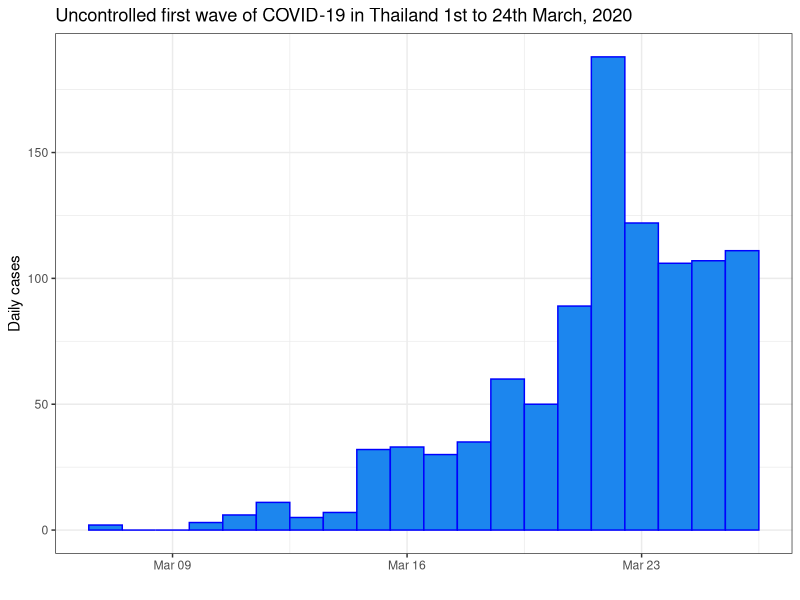
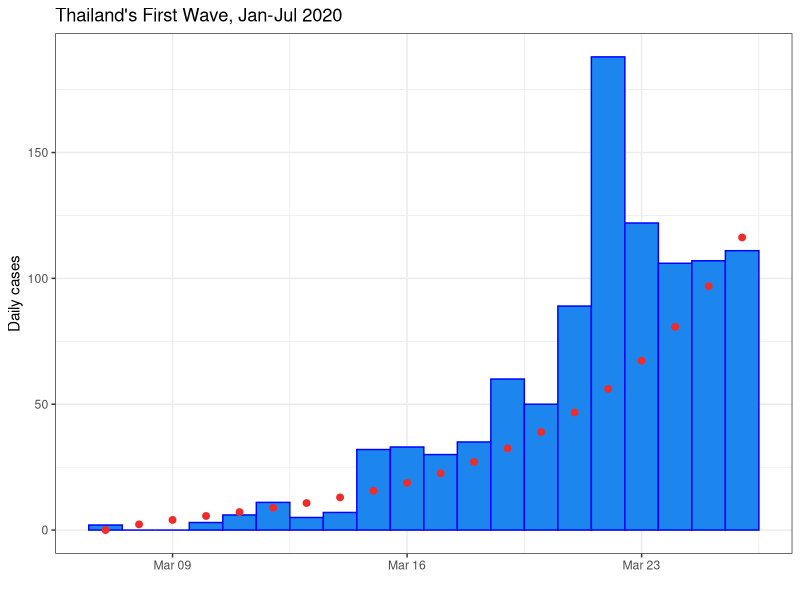
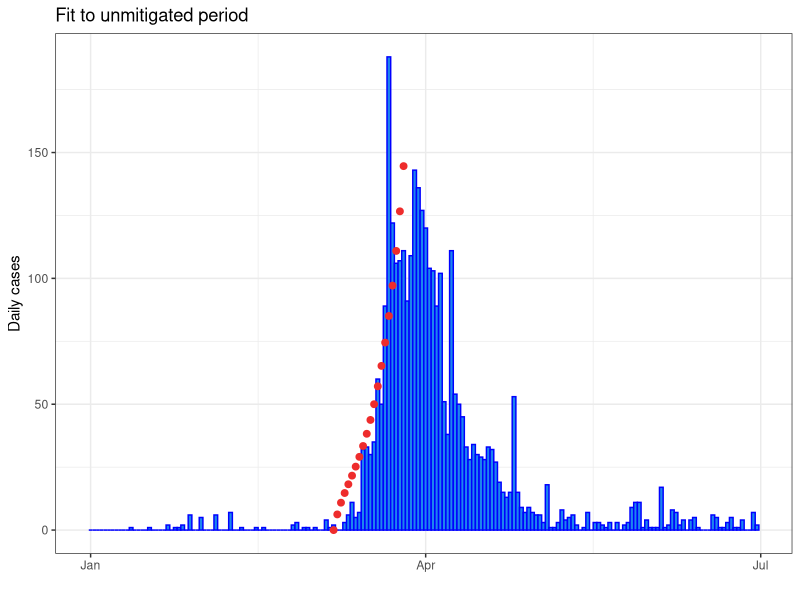
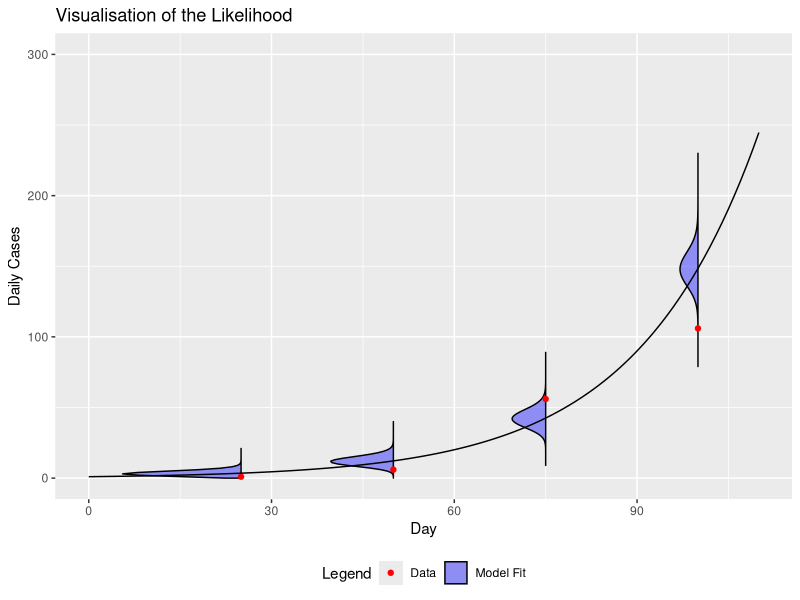
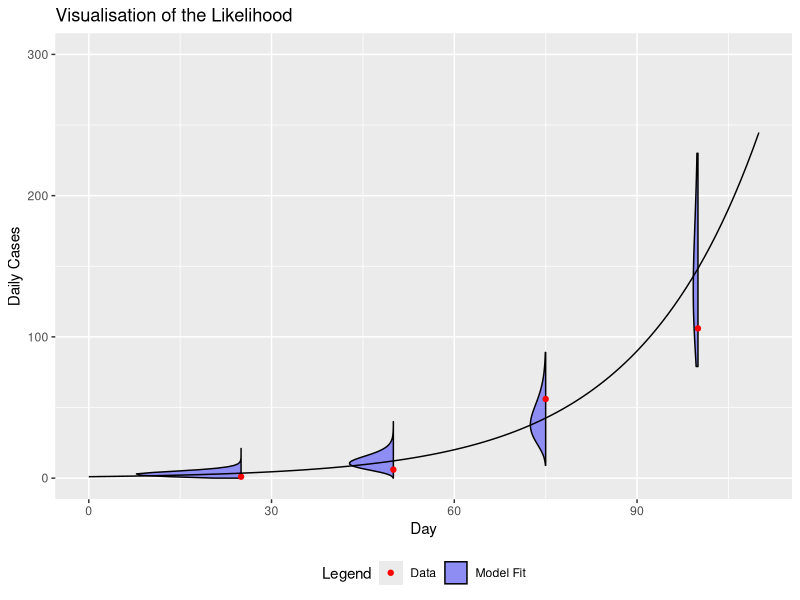
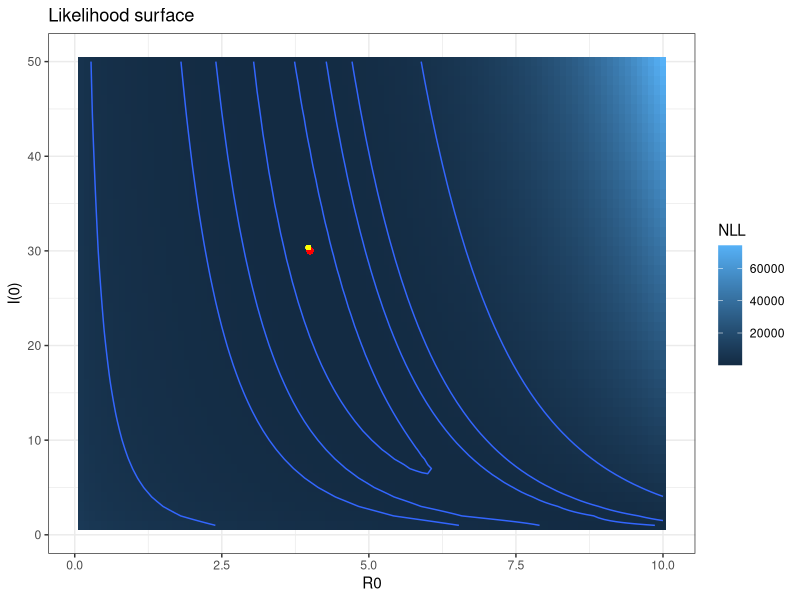
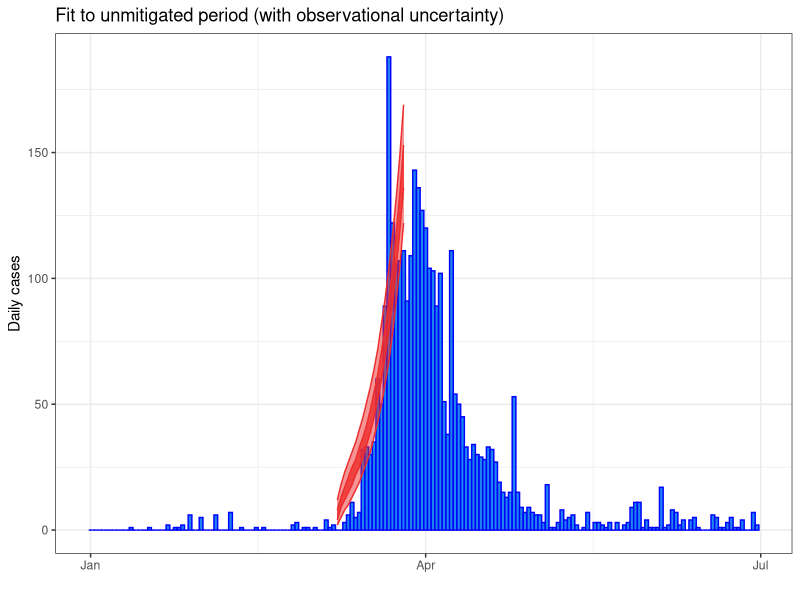

Source code (R) for these figures, in order:
## ---- chunk 1
knitr::opts_chunk$set(
    g.align = "center"
)
## ---- chunk 2
#| message: false
# SPARK Modelling Short course

#########################
## FITTING MODELS IN R ##
#########################
library(dplyr)
library(deSolve)
library(ggplot2)
## ---- chunk 3
# Data imports and filtering
first_wave <- read.csv("first_wave_TH.csv", colClasses = c("Date", "numeric", "numeric"))
# fixing the format of date
first_wave$Date <- as.Date(first_wave$Date, format = "%Y-%m-%d")
# Time window
start_date <- as.Date("2020-03-07")
end_date <- as.Date("2020-03-26")

# Filter data to capture period prior to interventions. This has already been done in the last session.
uncontrolled_period <- first_wave %>%
    filter(Date >= start_date, Date <= end_date)

# Plot the filtered data
ggplot(uncontrolled_period) +
    geom_col(aes(x = Date, y = Cases), width = 1, fill = "dodgerblue2", colour = "blue") +
    ylab("Daily cases") +
    xlab("") +
    ggtitle("Uncontrolled first wave of COVID-19 in Thailand 1st to 24th March, 2020") +
    theme_bw()
## ---- chunk 4
## Define model as per the previous session
# Time window
times <- seq(start_date, end_date, by = 1)

# Model parameters
parameters <- c(
    R0 = 4,
    incubation_period = 5,
    infectious_period = 6
)

# Initial conditions
Total_population <- 6.6e7 # Population of Thailand
Initial_exposed <- 0
Initial_infectious <- 20 # Initial infectious seed
Initial_recovered <- 0
Initial_susceptible <- Total_population - Initial_exposed - Initial_infectious - Initial_recovered

# State variables
state <- c(
    Susceptible = Initial_susceptible,
    Exposed = Initial_exposed,
    Infectious = Initial_infectious,
    Recovered = Initial_recovered
)


# Model function
COVID.base <- function(t, state, parameters) {
    with(as.list(c(state, parameters)), {
        # Calculate the total population size
        Total_population <- Susceptible + Exposed + Infectious + Recovered

        # Calculate the average force of infection imposed on each susceptible individual
        force_of_infection <- R0 * Infectious / (Total_population * infectious_period)

        # Calculate the net (instantaneous) change in each state variable
        Susceptible_change <- -force_of_infection * Susceptible
        Exposed_change <- force_of_infection * Susceptible - Exposed / incubation_period
        Infectious_change <- Exposed / incubation_period - Infectious / infectious_period
        Recovered_change <- Infectious / infectious_period

        # Return net changes as list
        return(list(
            c(
                Susceptible_change,
                Exposed_change,
                Infectious_change,
                Recovered_change
            )
        ))
    })
}

solve.base.model <- function(y_ = state,
                             times_ = times,
                             func. = COVID.base,
                             parms_ = parameters) {
    out <- ode(
        y = y_,
        times = as.numeric(times_ - times_[1]),
        func = func.,
        parms = parms_
    )

    # Calculate the prevalence, incidence and cumulative incidence (for comparison with data)
    out <- as.data.frame(out) %>%
        mutate(
            Prevalence = Exposed + Infectious,
            Incidence = Exposed / parms_["incubation_period"],
            Cumulative_incidence = cumsum(Incidence) + Incidence[1],
            Population = Susceptible + Exposed + Infectious + Recovered,
            Date = times_
        )

    return(out)
}
## ---- chunk 5
# now we use the model developed in the last session and solve it
# for an initial set of parameters, an initial state and using times
# from just 7th - 26th  of March 2020
out_init <- solve.base.model(
    y_ = state,
    times_ = times,
    func. = COVID.base,
    parms_ = parameters
)

# Plot the filtered data and the first model "guess"
ggplot(uncontrolled_period) +
    geom_col(aes(x = Date, y = Cases), width = 1, fill = "dodgerblue2", colour = "blue") +
    geom_point(data = out_init, aes(x = Date, y = Incidence), size = 2, colour = "firebrick2") +
    ylab("Daily cases") +
    xlab("") +
    ggtitle("Thailand's First Wave, Jan-Jul 2020") +
    theme_bw()
## ---- chunk 6
# find the sum of the residuals squared for day 2 until day 24
SSQ_initial <- sum((uncontrolled_period$Cases[-1] - out_init$Incidence[-1])^2)
SSQ_initial
## ---- chunk 7
# transform the parameters
# The search / optimization algorithm we employ searches over
# the range (-Inf, Inf) for each variable. In our application
# we are only interested in solutions in the range (0, Inf)
# for R0 and I(0). Therefore, it
# would be a good idea to apply a transformation to our
# search space so that we are not wasting time exploring
# infeasible regions of parameter space.
initial_transformed_parameters <- log(c(
    "R0" = 4,
    "Initial_infectious" = 20
))
## ---- chunk 8
#### Fitting routine ####

# We have selected R0 and I(0) as our free parameters
# We need a function that accepts R0 and I(0) as arguments,
# solves the model using these inputs, and calculates the
# sum of squares of the data given these parameters

SSQ_function <- function(transformed_parameters,
                         data = uncontrolled_period$Cases[-1],
                         state_base = state,
                         times_ = times,
                         func. = COVID.base,
                         parms_base = parameters) {

    # Untransform parameters
    R0 <- exp(transformed_parameters["R0"])
    Initial_infectious <- exp(transformed_parameters["Initial_infectious"])

    # Calculate updated susceptible population
    Initial_susceptible <- state_base["Susceptible"] + state_base["Infectious"] - Initial_infectious

    # Overwrite baseline parameters with proposed parameters
    parms_base["R0"] <- R0
    state_base["Susceptible"] <- Initial_susceptible
    state_base["Infectious"] <- Initial_infectious

    # Solve model with updated parameters
    out <- solve.base.model(
        state_base,
        times_,
        func.,
        parms_base
    )
    return(
        sum((uncontrolled_period$Cases[-1] - out$Incidence[-1])^2)
    )
}
## ---- chunk 9
SSQ_initial_from_function <- SSQ_function(initial_transformed_parameters)
SSQ_initial_from_function
SSQ_initial
## ---- chunk 10
#### Optimal parameters ####

# Use the optim function to determine the parameters that
# minimize the negative log-likelihood (i.e., maximize
# the likelihood)
# We will use the Nelder-Mead optimization solver
optim_NM <- optim(
    par = initial_transformed_parameters,
    fn = SSQ_function,
    control = list(maxit = 500),
    method = "Nelder-Mead",
    hessian = TRUE
)
## ---- chunk 11
# Check for convergence (always code 0 for NM)
optim_NM$convergence # 0 - converged; 1 - failed to converge

# Inspect solution
optim_NM$par
## ---- chunk 12
# Back-transform parameters
optimum_parameters <- exp(optim_NM$par)
optimum_parameters
## ---- chunk 13
# Inspect the optimal negative log-likelihood
optimum_NLL <- optim_NM$value
optimum_NLL
## ---- chunk 14
#### Optimal model solution ####

# Create the optimal parameter and state vectors
optimal_parameters <- parameters
optimal_parameters["R0"] <- optimum_parameters["R0"]

optimal_initial_state <- state
optimal_initial_state["Susceptible"] <- state["Susceptible"] + state["Infectious"] - optimum_parameters["Initial_infectious"]
optimal_initial_state["Infectious"] <- optimum_parameters["Initial_infectious"]

# Solve the model given the optimal parameters and initial conditions
optimal_solution <- solve.base.model(
    y_ = optimal_initial_state,
    times_ = times,
    func. = COVID.base,
    parms = optimal_parameters
)


# Plot the optimal solution
ggplot(first_wave) +
    geom_col(aes(x = Date, y = Cases), width = 1, fill = "dodgerblue2", colour = "blue") +
    geom_point(data = optimal_solution, aes(x = Date, y = Incidence), size = 2, colour = "firebrick2") +
    ylab("Daily cases") +
    xlab("") +
    ggtitle("Fit to unmitigated period") +
    theme_bw()
## ---- chunk 15
#| label: Likelihood
#| fig-cap: "The likelihood assigns the probability of observing data given your underlying model and model parameters."
#| echo: false
#| message: false
set.seed(1)
library(magrittr)
library(dplyr)
library(ggplot2)
sir_data <- tibble(t = c(25, 50, 75, 100), y = exp(0.05 * t)) %>%
    rowwise() %>%
    mutate(rand_y = rpois(1, y))
sir_data <- tibble(t = c(25, 50, 75, 100), y = exp(0.05 * t)) %>%
    rowwise() %>%
    mutate(rand_y = rnbinom(1, mu = y, size = 5))
# # SIR contains the answer
sir <- tibble(t = 0:110, y = exp(0.05 * t))
# Construct the fun figure
distribution_data <- tibble()
times_gg <- c(25, 50, 75, 100)
for (time in times_gg) {
    distribution_data <- distribution_data %>% bind_rows(., tibble(t = time, height = 0:300, width = dpois(height, (sir %>% filter(t == time))$y), width2 = dnbinom(height, mu = (sir %>% filter(t == time))$y, size = 10)))
}

ggplot() +
    geom_ribbon(
        data = distribution_data %>% filter(width >= 1e-10),
        aes(xmin = t, xmax = t - 90 * width, y = height, group = t, fill = "Model Fit", color = "Model Fit"),
        outline.type = "full", alpha = 0.4
    ) +
    geom_point(
        data = sir_data,
        aes(x = t, y = rand_y, color = "Data", fill = "Data")
    ) +
    geom_line(data = sir, aes(y = y, x = t)) +
    scale_y_continuous("Daily Cases", limits = c(NA, 300)) +
    scale_x_continuous("Day") +
    ggtitle("Visualisation of the Likelihood") +
    scale_fill_manual(name = "Legend", values = c("Model Fit" = "blue", "Data" = "red")) +
    scale_color_manual(name = "Legend", values = c("Data" = "red", "Model Fit" = "black")) +
    theme(legend.position = "bottom")

## ---- chunk 16
#| label: NegativeBinomialLikelihood
#| fig-cap: "Changing the assumed distribution that the data is from will change the likelihood. We can see that by assuming that each data point is negative binomial we get more variance in our distribution."
#| echo: false
#| message: false
ggplot() +
    geom_ribbon(
        data = distribution_data %>% filter(width >= 1e-10),
        aes(xmin = t, xmax = t - 90 * width2, y = height, group = t, fill = "Model Fit", color = "Model Fit"),
        outline.type = "full", alpha = 0.4
    ) +
    geom_point(
        data = sir_data,
        aes(x = t, y = rand_y, color = "Data", fill = "Data")
    ) +
    geom_line(data = sir, aes(y = y, x = t)) +
    scale_y_continuous("Daily Cases", limits = c(NA, 300)) +
    scale_x_continuous("Day") +
    ggtitle("Visualisation of the Likelihood") +
    scale_fill_manual(name = "Legend", values = c("Model Fit" = "blue", "Data" = "red")) +
    scale_color_manual(name = "Legend", values = c("Data" = "red", "Model Fit" = "black")) +
    theme(legend.position = "bottom")

## ---- chunk 17
#### Fitting routine ####

# We have selected R0 and I(0) as our free parameters
# We need a function that accepts R0 and I(0) as arguments,
# solves the model using these inputs, and calculates the
# negative log-likelihood of the data given these parameters


negative_log_likelihood <- function(transformed_parameters,
                                    data = uncontrolled_period$Cases[-1],
                                    state_base = state,
                                    times_ = times,
                                    func. = COVID.base,
                                    parms_base = parameters) {

    # Untransform parameters
    R0 <- exp(transformed_parameters["R0"])
    Initial_infectious <- exp(transformed_parameters["Initial_infectious"])
    # Calculate updated susceptible population
    Initial_susceptible <- state_base["Susceptible"] + state_base["Infectious"] - Initial_infectious

    # Overwrite baseline parameters with proposed parameters
    parms_base["R0"] <- R0
    state_base["Susceptible"] <- Initial_susceptible
    state_base["Infectious"] <- Initial_infectious

    # Solve model with updated parameters
    out <- solve.base.model(
        state_base,
        times_,
        func.,
        parms_base
    )

    return(-sum(dpois(
        x = data,
        lambda = out$Incidence[-1],
        log = TRUE
    )))
}
## ---- chunk 18
#### Optimal parameters ####

# Use the optim function to determine the parameters that
# minimize the negative log-likelihood (i.e., maximize
# the likelihood)
# We will use the Nelder-Mead optimization solver
optim_NM <- optim(
    par = initial_transformed_parameters,
    fn = negative_log_likelihood,
    control = list(maxit = 500),
    method = "Nelder-Mead",
    hessian = TRUE
)
## ---- chunk 19
# Check for convergence (always code 0 for NM)
optim_NM$convergence # 0 - converged; 1 - failed to converge

# Inspect solution
optim_NM$par
## ---- chunk 20
# Back-transform parameters
optimum_parameters <- exp(optim_NM$par)
optimum_parameters
## ---- chunk 21
#| cache: TRUE
# Specify search grid
R0_vec <- seq(from = 0.1, to = 10, by = 0.1)
initial_infectious_vec <- seq(from = 1, to = 50, by = 1)

# the function that will perform grid search

nll.grid <- function(R0_vec, initial_infectious_vec) {
    parameter_grid <- expand.grid(
        R0 = R0_vec,
        initial_infectious = initial_infectious_vec
    )
    nll <- data.frame(matrix(nrow = nrow(parameter_grid), ncol = 1))
    colnames(nll) <- "NLL"
    for (row_of_params in seq(1, dim(parameter_grid)[1])) {
        transformed_params <- log(c(
            "R0" = parameter_grid[row_of_params, 1],
            "Initial_infectious" = parameter_grid[row_of_params, 2]
        ))
        nll[row_of_params, ] <- negative_log_likelihood(transformed_params)
    }
    return(data.frame(
        Reproduction_number = parameter_grid["R0"],
        Initial_infectious = parameter_grid["initial_infectious"],
        nll
    ))
}

# call the function that will calculate likelihood surface
nll_grid_results <- nll.grid(R0_vec, initial_infectious_vec)


# Plot likelihood surface
nll_plot <- nll_grid_results %>%
    ggplot2::ggplot(aes(
        x = R0,
        y = initial_infectious,
        fill = NLL,
        z = NLL
    )) +
    geom_tile() +
    geom_contour(breaks = c(100, 110, 120, 130, 200, 500, 1000, 4000)) +
    ylab("I(0)") +
    xlab("R0") +
    ggtitle("Likelihood surface") +
    theme_bw()

# Extract optimum from grid search
grid_optimum <- nll_grid_results[which.min(nll_grid_results$NLL), ]
grid_optimum

# Superimpose optimum on likelihood surface plot
nll_plot <- nll_plot +
    geom_point(aes(
        x = grid_optimum$R0,
        y = grid_optimum$initial_infectious
    ),
    colour = "red",
    )
# Superimpose optimal point to negative-log-likelihood plot
nll_plot <- nll_plot + geom_point(aes(
    x = optimum_parameters["R0"],
    y = optimum_parameters["Initial_infectious"]
),
colour = "yellow",
size = 1
)

print(nll_plot)
## ---- chunk 22
# Calculate the observational confidence intervals
optimal_solution <- optimal_solution %>%
    mutate(
        lower50 = qpois(p = 0.25, lambda = Incidence), # 50% confidence interval (i.e., 25 - 75th centiles)
        upper50 = qpois(p = 0.75, lambda = Incidence),
        lower95 = qpois(p = 0.025, lambda = Incidence), # 95% confidence interval (i.e., 2.5 - 97.5th centiles)
        upper95 = qpois(p = 0.975, lambda = Incidence)
    )

# Plot confidence intervals as ribbons around the central estimates
ggplot(first_wave) +
    geom_col(aes(x = Date, y = Cases), width = 1.0, fill = "dodgerblue2", colour = "blue") +
    geom_ribbon(data = optimal_solution[-1, ], aes(x = Date, ymin = lower50, ymax = upper50), fill = "firebrick2", colour = "firebrick2", alpha = 0.8) +
    geom_ribbon(data = optimal_solution[-1, ], aes(x = Date, ymin = lower95, ymax = upper95), fill = "firebrick2", colour = "firebrick2", alpha = 0.5) +
    ylab("Daily cases") +
    xlab("") +
    ggtitle("Fit to unmitigated period (with observational uncertainty)") +
    theme_bw()
## ---- chunk 23
optim_NM$hessian
## ---- chunk 24
# Covariance matrix
covar_matrix <- solve(optim_NM$hessian)
covar_matrix
## ---- chunk 25
# Now use the covariance matrix to generate standard errors for each parameter
std_errors <- sqrt(diag(covar_matrix))
estimates_transformed <- data.frame(
    estimate = optim_NM$par,
    std_error = std_errors
) %>%
    mutate(
        lower95CI = estimate - 1.96 * std_error,
        upper95CI = estimate + 1.96 * std_error
    )
estimates_transformed


# Back-transform estimates and confidence intervals
estimates <- exp(estimates_transformed[, -2])
estimates
